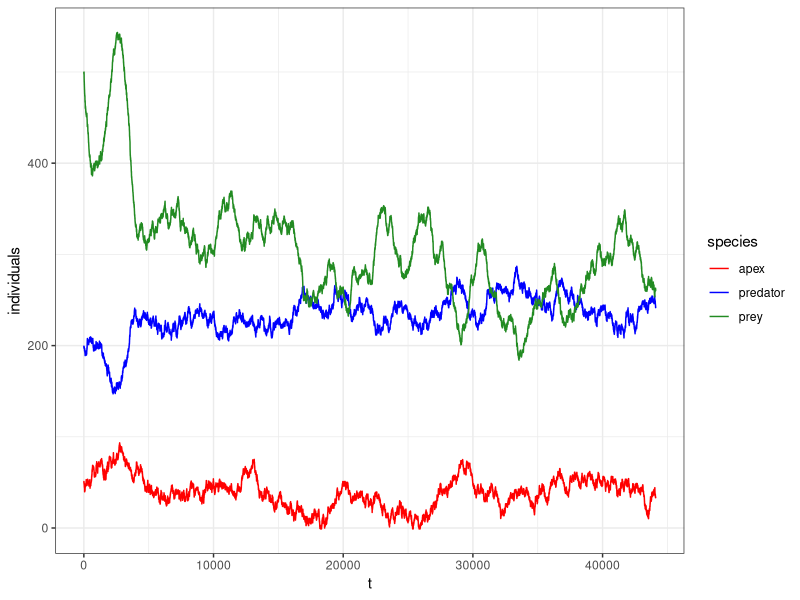
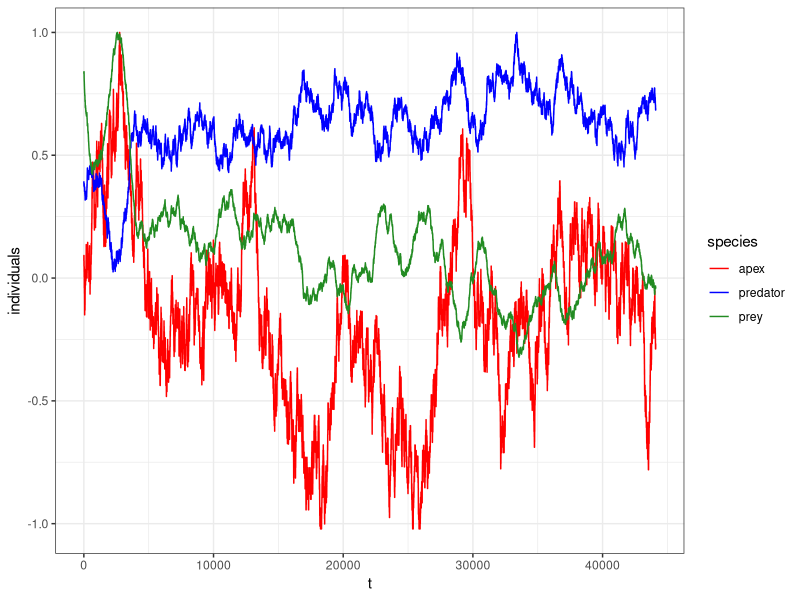
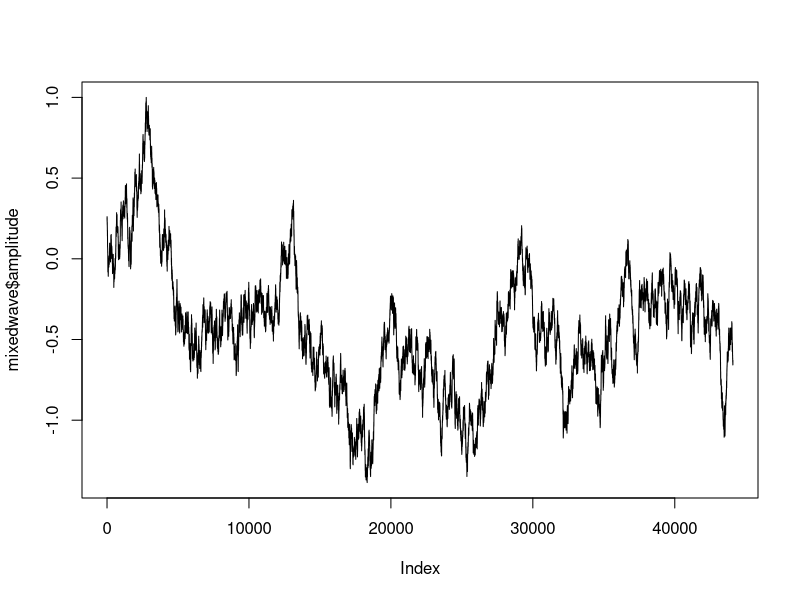

These charts were generated, in order, by the following R code: (Note: this script raises an error after producing the figures.)
#tabacwoman May 2022


rm(list=ls())


library(ggplot2)
library(tidyverse)
#Optional, for audio file out:
#install.packages("seewave")
#library(seewave)




#CONSTANTS
# a = intrinsic growth rate (prey)
# b = predation and other population loss coefficient (prey)
# k = density dependent growth coefficient (prey)

# c = other population loss coefficient (predator)
# d = intrinsic growth rate (predator)
# q = predation coefficient (predator)

# m = intrinsic growth rate (apex predator)
# w = population loss coefficient (apex predator)

# VARIABLES
# x = prey population
# y = predator population
# z = apex predator population

{
  preyEq <- function(a, b, k, x, y, dt) return(x+ (a*x - (b*x*y + k*(x^2))/dt))
  predEq <- function(d, c, q, x, y, z, dt) return(y+ (d*x*y -( c*y +q*z))/dt)
  apexEq <- function(m, w, z, y, dt) return(z+ (m*z*y - w*z)/dt)
  
  
  stochast <- unlist(lapply( rnorm(10000,mean = 0, sd = 0.5), round),use.names = FALSE)  
  
  
cycles <- 4.41e4 # number of time steps

#initial population sizes
x <- 500
y <- 200
z <- 50

Pops <- data.frame(prey = c(x,x,x), predator = c(y,y,y), apex = c(z,z,z))

Pops[0,1] <- x
Pops[1,1] <- x
Pops[0,2] <- y
Pops[1,2] <- y
Pops[0,3] <- z
Pops[1,3] <- z
}


for (i in 2:cycles){
  
  if(Pops[i-1,1] > 0){x <- Pops[i-1,1]}else{x <- 0}
  if(Pops[i-1,2] > 0){y <- Pops[i-1,2]}else{y <- 0}
  if(Pops[i-1,3] > 0){z <- Pops[i-1,3]}else{z <- 0}
               
  if(x < 0){x <- 0}
  if(y < 0){y <- 0} 
  if(z < 0){z <- 0}
    
    Pops[i,1] <-  preyEq(1e-2, 3e-5, 1e-5, x, y,1.0 ) +sample(stochast,1)
    Pops[i,2] <-  predEq(7e-7, 2e-4, 1.5e-4, x, y, z, 1.0 ) +sample(stochast,1)
    Pops[i,3] <-  apexEq(2e-6, 5e-4, z, y,1.0 ) +sample(stochast,1)
    
    
    
    
    }
  

#Plot of population sizes
{
  Pops_gathered <- Pops%>%mutate(t = seq(1:length(Pops$prey)))

Pops_gathered <- Pops_gathered %>%
  select(t, prey, predator, apex) %>%
  gather(key = "species", value = "individuals", -t)


ggplot(Pops_gathered, aes(x = t, y = individuals)) + 
  geom_line(aes(color = species))+
  scale_color_manual(values = c("red", "blue","forestgreen"))+theme_bw()
}


#scaled plot of population sizes [-1,1], can be used to convert the data into audio files.
{
normpops <- Pops
normpops$prey <- 2*normpops$prey/max(normpops$prey) -1
normpops$predator <- 2*normpops$predator/max(normpops$predator) -1
normpops$apex <- 2*normpops$apex/max(normpops$apex) -1

normpops_gathered <- normpops%>%mutate(t = seq(1:length(normpops$prey)))

normpops_gathered <- normpops_gathered %>%
  select(t, prey, predator, apex) %>%
  gather(key = "species", value = "individuals", -t)


ggplot(normpops_gathered, aes(x = t, y = individuals)) + 
  geom_line(aes(color = species))+
  scale_color_manual(values = c("red", "blue","forestgreen"))+theme_bw()}









#Optional audio file stuff  
  
{
mixedwave <- data.frame(amplitude = (normpops$prey + normpops$predator + normpops$apex))
  mixedwave$amplitude <- 2*mixedwave$amplitude / max(mixedwave$amplitude) -1
  
  plot(mixedwave$amplitude, type = "l")
}
savewav(normpops$prey*0.75, f=44100)
savewav(normpops$predator*0.75, f=44100)
savewav(normpops$apex*0.75, f=44100)
savewav(mixedwave$amplitude*0.75, f=44100)

